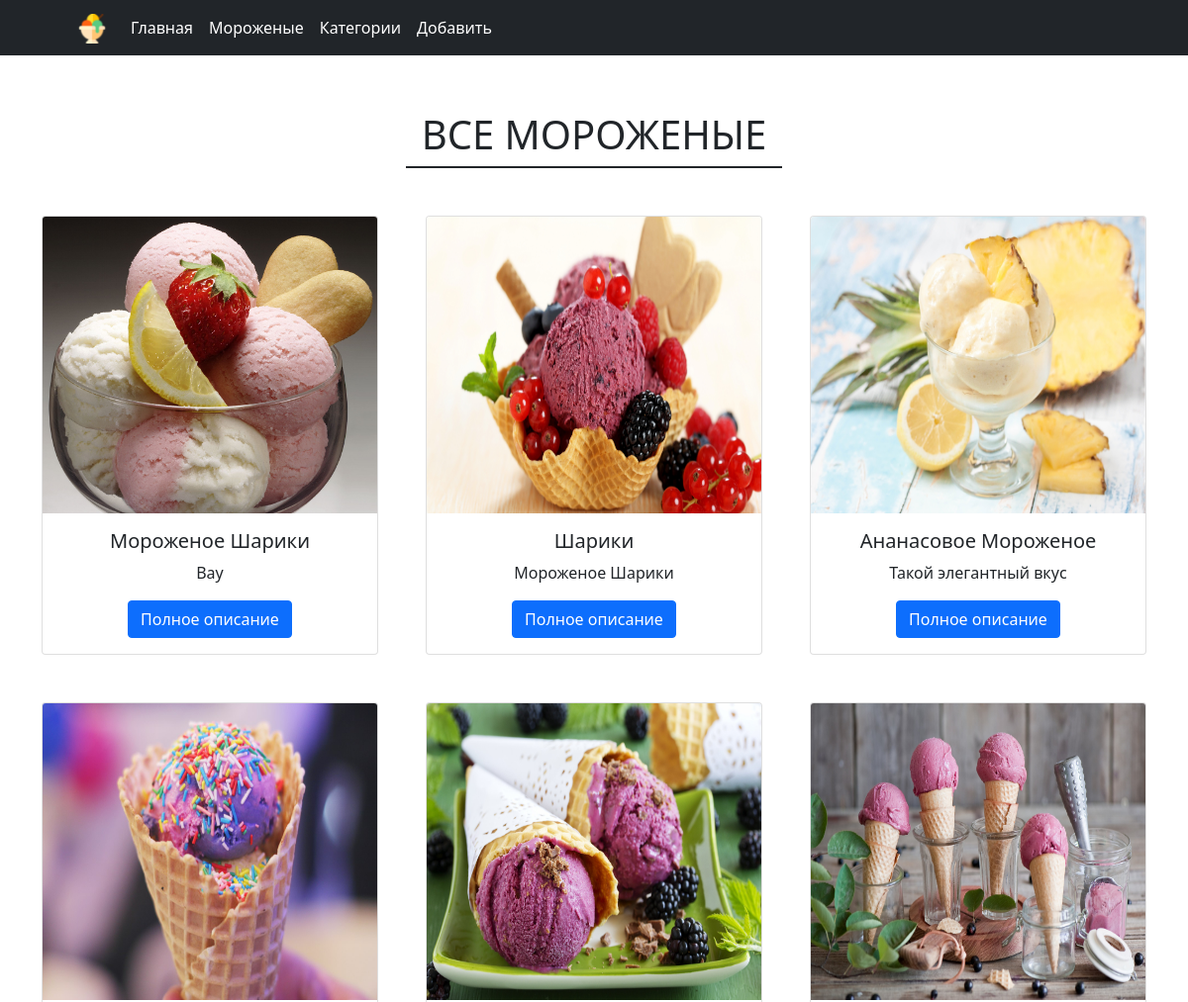
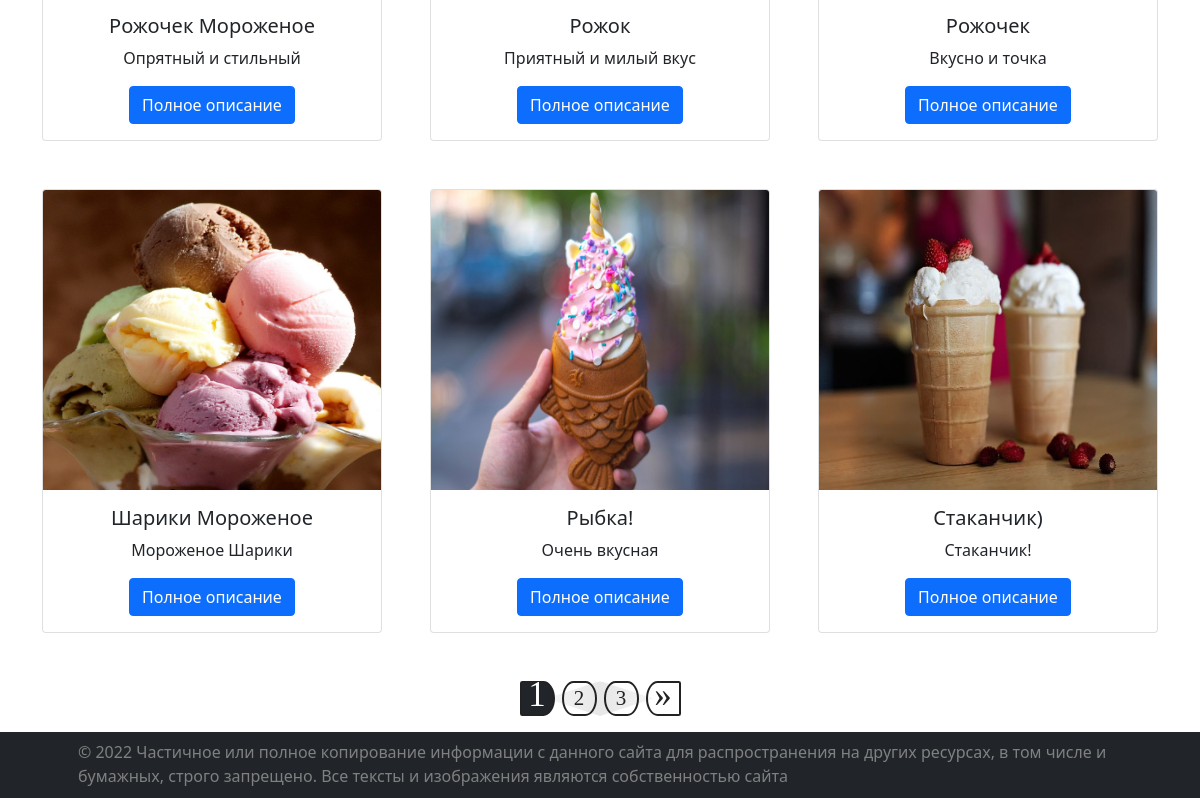
Page /cards/ on the committed database (2 pictures, top to bottom).
### ice_cream/models.py (models this page shows, shortened)
class IceCream(models.Model):
    objects = models.Manager()
    category = models.ForeignKey(Category, on_delete=models.CASCADE, verbose_name='Категория')
    name = models.CharField(max_length=40, verbose_name='Название')
    description = models.TextField(verbose_name='Описание', blank=True)
    photo = models.ImageField(upload_to='photos/%Y/%m/%d/', verbose_name='Фотография')
    created_at = models.DateTimeField(auto_now_add=True, verbose_name='Время публикации')
    price = models.PositiveIntegerField(verbose_name='Цена', default=0)
    views = models.PositiveIntegerField(verbose_name='Просмотры', default=0)
    class Meta:
        verbose_name = 'Мороженое'
        verbose_name_plural = 'Мороженые'
        ordering = ['-created_at', '-name']

### ice_cream/views.py (the view)
# urls.py: path('cards/', CardsListViewIceCream.as_view(), name='cards'),
class CardsListViewIceCream(ListView):
    model = IceCream
    template_name = 'ice_cream/cards.html'
    context_object_name = "ice_cream"
    paginate_by = 9
    def get_context_data(self, *, object_list=None, **kwargs):
        context = super().get_context_data(**kwargs)
        context['title'] = 'Мороженые'
        return context

### ice_cream/templates/ice_cream/cards.html (shortened to what this page needs)
{% extends 'base.html' %}
{% block content %}
<div class="header-h1 my-5">
    <h1>Все Мороженые</h1>
</div>
<div class="container my-5">
    <div class="row row-cols-1 row-cols-md-2 row-cols-lg-3 g-5">
        {% for product in ice_cream %}
        <div class="col">
            <div class="card">
                <img src="{{ product.photo.url }}"
                     class="card-img-top"
                     alt="{{ product.name }}">
                <div class="card-body">
                    <h5 class="card-title">
                        {{ product.name }}
                    </h5>
                    <p class="card-text">
                        {{ product.description|truncatechars:60 }}
                    </p>
                    <a href="{% url 'icecream' product.pk %}"
                       class="btn btn-primary">
                        Полное описание
                    </a>
                </div>
            </div>
        </div>
        {% endfor %}
    </div>
</div>
{% endblock %}

### templates/base.html (shortened to what this page needs)
<!DOCTYPE html>
{% load static %}
<html lang="en">
<head>
    <link rel="stylesheet" href="{% static 'css/style.css' %}">
    <link rel="stylesheet" href="{% static 'js/style.js' %}">
    <link href="https://cdn.jsdelivr.net/npm/bootstrap@5.1.3/dist/css/bootstrap.min.css"
          rel="stylesheet"
/>
</head>
<body>
{% block header %}
<nav class="navbar navbar-expand-lg navbar-dark bg-dark g-5">
    <div class="container">
        <a class="navbar-brand p-0"
           href="https://github.com/vadushkin"
           target="_blank">
            <img src="{% static 'img/favicon-32x32.png' %}" alt="Logo" width="30">
        </a>
        <div class="collapse navbar-collapse"
             id="navbarNavAltMarkup">
            <div class="navbar-nav">
                <a class="nav-link active"
                   aria-current="page"
                   href="{% url 'home' %}">
                    Главная
                </a>
                <a class="nav-link active" aria-current="page" href="{% url 'cards' %}">
                    Мороженые
                </a>
                <a class="nav-link active" aria-current="page" href="{% url 'categories' %}">
                    Категории
                </a>
                <a class="nav-link active" aria-current="page" href="{% url 'add-icecream' %}">
                    Добавить
                </a>
            </div>
        </div>
    </div>
</nav>
{% endblock %}
<div class="content">
    {% block content %}
    {% endblock %}
</div>
{% if page_obj.has_other_pages %}
<div class="demo">
    <nav class="pagination-outer"
         aria-label="Page navigation">
        <ul class="pagination">
            {% for p in page_obj.paginator.page_range %}
            {% if page_obj.number == p %}
            <li class="page-item active">
                <a class="page-link"
                   href="?page={{ p }}">
                    {{ p }}
                </a>
            </li>
            {% elif p > page_obj.number|add:-3 and p < page_obj.number|add:3 %}
            <li class="page-item">
                <a href="?page={{ p }}"
                   class="page-link">
                    {{ p }}
                </a>
            </li>
            {% endif %}
            {% endfor %}
            {% if page_obj.has_next %}
            <li class="page-item">
                <a href="?page={{ page_obj.next_page_number }}"
                   class="page-link"
                   aria-label="Next">
                    <span aria-hidden="true">
                        »
                    </span>
                </a>
            </li>
            {% endif %}
        </ul>
    </nav>
</div>
{% endif %}
{% block footer %}
<div class="footer">
    <nav class="navbar navbar-expand-lg navbar-dark bg-dark g-5">
        <div class="container">
            <div class="collapse navbar-collapse">
                <div class="navbar-nav footer">
                    <p>© 2022 Частичное или полное копирование информации с данного сайта для распространения на других
                        ресурсах, в том числе и бумажных, строго запрещено. Все тексты и изображения являются
                        собственностью
                        сайта
                    </p>
                </div>
            </div>
        </div>
    </nav>
</div>
{% endblock %}
</body>
</html>

### main/static/css/style.css (style rules this page uses)
.card { border-radius: 1em; text-align: center; }
.card img { width: 100%; height: 300px; }
.footer { color: gray; }
.content { min-height: calc(100vh - 40px); }
.footer { height: 50px; }
.demo { display: table; margin: 0 auto; border: 1px; }
.pagination-outer { text-align: center; }
.pagination { font-family: 'Itim', cursive; display: inline-flex; position: relative; z-index: 1; }
.pagination:after { content: ''; background: linear-gradient(to right,#f5f5f5,#e7e7e7,#f5f5f5); height: 100%; transform: translateY(-50%); position: absolute; left: 35px; right: 35px; top: 50%; z-index: -1; clip-path: polygon(50% 0%, 100% 50%, 50% 100%, 0% 50%); }
.pagination li a.page-link { color: #222; background: transparent; font-size: 21px; font-weight: 500; line-height: 30px; height: 35px; width: 35px; padding: 0; margin: 0 8px; border: 2px solid #222; border-radius: 20px/30px; display: block; transition: all 0.3s ease 0s; }
.pagination li.active a.page-link, .pagination li.active a.page-link:hover { color: #fff; background: #212529; border-color: #222; }
.pagination li:first-child a.page-link, .pagination li:last-child a.page-link { font-size: 35px; line-height: 23px; }
.header-h1 { position: relative; text-align: center; margin-bottom: .5rem; }
.header-h1 h1 { position: relative; display: inline-block; background: #fff; margin-bottom: 0; padding: 0.5rem 1rem; border-bottom: .125rem solid #212529; font-size: 2.5rem; text-transform: uppercase; color: #212529; }
.container { max-width: 1044px; margin: 0 auto; padding: 0 20px; }
:root { --size: 100px; --frames: 62; }

### rows in the picture
IceCream: photo (picture), name "Мороженое Шарики", description "Вау"
IceCream: photo (picture), name "Шарики", description "Мороженое Шарики"
IceCream: photo (picture), name "Ананасовое Мороженое", description "Такой элегантный вкус"
IceCream: photo (picture), name "Рожочек Мороженое", description "Опрятный и стильный"
IceCream: photo (picture), name "Рожок", description "Приятный и милый вкус"
IceCream: photo (picture), name "Рожочек", description "Вкусно и точка"
IceCream: photo (picture), name "Шарики Мороженое", description "Мороженое Шарики"
IceCream: photo (picture), name "Рыбка!", description "Очень вкусная"
IceCream: photo (picture), name "Стаканчик)", description "Стаканчик!"

### other values in the picture
{{ p }} "1"
{{ p }} "2" "3"
